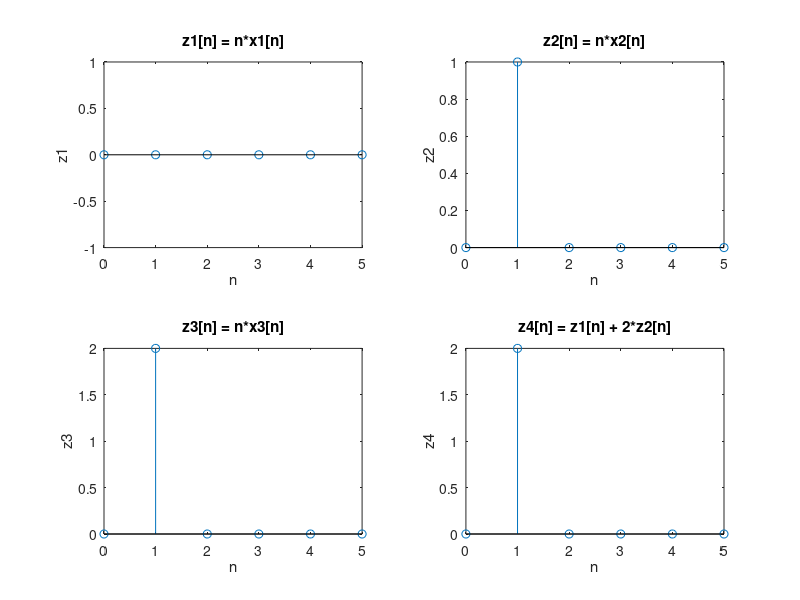

Write MATLAB code to recreate this figure.
n = 0:5;
x1 = [1 zeros(1, 5)];
x2 = [0 1 zeros(1, 4)];
x3 = x1 + 2 * x2;

%System1
b1 = [1 -1 -1]; % input index
a1 = [1 0 0]; %output index

w1 = filter(b1, a1, x1);
w2 = filter(b1, a1, x2);
w3 = filter(b1, a1, x3);
w4 = w1 + 2 * w2;

subplot(2, 2, 1), stem(n, w1), axis([0, 5, ylim])
xlabel('n'); ylabel('w1'); title('w1[n] = x1[n] - x1[n-1] - x1[n-2]');
subplot(2, 2, 2), stem(n, w2), axis([0, 5, ylim])
xlabel('n'); ylabel('w2'); title('w2[n] = x2[n] - x2[n-1] - x2[n-2]');
subplot(2, 2, 3), stem(n, w3), axis([0, 5, ylim])
xlabel('n'); ylabel('w3'); title('w3[n] = x3[n] - x1[n-1] - x3[n-2]');
subplot(2, 2, 4), stem(n, w4), axis([0, 5, ylim])
xlabel('n'); ylabel('w4'); title('w4[n] = w1[n] + 2*w2[n]');

%System2
y1 = cos(x1);
y2 = cos(x2);
y3 = cos(x3);
y4 = y1 + 2 * y2;

subplot(2, 2, 1), stem(n, y1), axis([0, 5, ylim])
xlabel('n'); ylabel('y1'); title('y1[n] = cosx1[n]');
subplot(2, 2, 2), stem(n, y2), axis([0, 5, ylim])
xlabel('n'); ylabel('y2'); title('y2[n] = cosx2[n]');
subplot(2, 2, 3), stem(n, y3), axis([0, 5, ylim])
xlabel('n'); ylabel('y3'); title('y3[n] = cosx3[n]');
subplot(2, 2, 4), stem(n, y4), axis([0, 5, ylim])
xlabel('n'); ylabel('y4'); title('y4[n] = y1[n] + 2*y2[n]');

%System3
z1 = n .* x1;
z2 = n .* x2;
z3 = n .* x3;
z4 = z1 + 2 * z2;

subplot(2, 2, 1), stem(n, z1), axis([0, 5, ylim])
xlabel('n'); ylabel('z1'); title('z1[n] = n*x1[n]');
subplot(2, 2, 2), stem(n, z2), axis([0, 5, ylim])
xlabel('n'); ylabel('z2'); title('z2[n] = n*x2[n]');
subplot(2, 2, 3), stem(n, z3), axis([0, 5, ylim])
xlabel('n'); ylabel('z3'); title('z3[n] = n*x3[n]');
subplot(2, 2, 4), stem(n, z4), axis([0, 5, ylim])
xlabel('n'); ylabel('z4'); title('z4[n] = z1[n] + 2*z2[n]');
